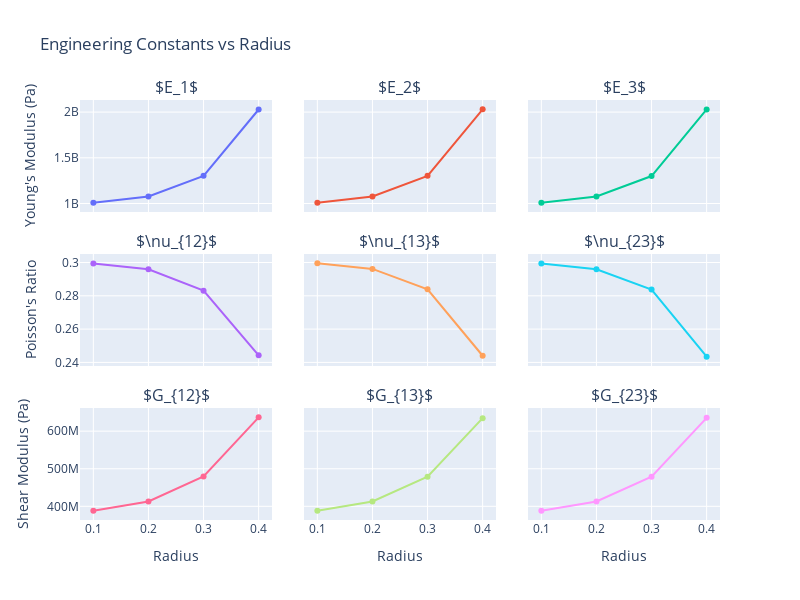

This figure's notebook cell:
### Code cell
import plotly.graph_objects as go
from plotly.subplots import make_subplots

# Create 3x3 subplot grid
fig = make_subplots(
    rows=3, cols=3,
    subplot_titles=eng_const_labels,
    shared_xaxes=True,
    shared_yaxes='rows',
    vertical_spacing=0.1,
    horizontal_spacing=0.05
)

# Plot each engineering constant
for i, const_name in enumerate(eng_const_names):
    row = i // 3 + 1
    col = i % 3 + 1
    
    fig.add_trace(
        go.Scatter(
            x=df['radius'],
            y=df[const_name],
            mode='lines+markers',
            name=eng_const_labels[i],
            showlegend=False
        ),
        row=row, col=col
    )

# Update layout
fig.update_layout(
    title="Engineering Constants vs Radius",
    height=600,
    width=800
)

# Update axes labels
fig.update_xaxes(title_text="Radius", row=3, col=1)
fig.update_xaxes(title_text="Radius", row=3, col=2)
fig.update_xaxes(title_text="Radius", row=3, col=3)

fig.update_yaxes(title_text="Young's Modulus (Pa)", row=1, col=1)
# fig.update_yaxes(title_text="Young's Modulus (Pa)", row=1, col=2)
# fig.update_yaxes(title_text="Young's Modulus (Pa)", row=1, col=3)

fig.update_yaxes(title_text="Poisson's Ratio", row=2, col=1)
# fig.update_yaxes(title_text="Poisson's Ratio", row=2, col=2)
# fig.update_yaxes(title_text="Poisson's Ratio", row=2, col=3)

fig.update_yaxes(title_text="Shear Modulus (Pa)", row=3, col=1)
# fig.update_yaxes(title_text="Shear Modulus (Pa)", row=3, col=2)
# fig.update_yaxes(title_text="Shear Modulus (Pa)", row=3, col=3)

# Enable LaTeX rendering by wrapping in MathJax delimiters
# Plotly automatically renders text between $ signs as LaTeX when displayed in Jupyter
fig.show()

### Figure 1 — Plotly figure (JSON) as saved in the notebook; plotly's stock layout.template omitted (floating-point values rounded to 4 significant figures)
{"data": [{"mode": "lines+markers", "name": "$E_1$", "showlegend": false, "type": "scatter", "x": [0.1, 0.2, 0.3, 0.4], "xaxis": "x", "y": [1010000000.0, 1077000000.0, 1303000000.0, 2028000000.0], "yaxis": "y"}, {"mode": "lines+markers", "name": "$E_2$", "showlegend": false, "type": "scatter", "x": [0.1, 0.2, 0.3, 0.4], "xaxis": "x2", "y": [1010000000.0, 1077000000.0, 1303000000.0, 2030000000.0], "yaxis": "y2"}, {"mode": "lines+markers", "name": "$E_3$", "showlegend": false, "type": "scatter", "x": [0.1, 0.2, 0.3, 0.4], "xaxis": "x3", "y": [1010000000.0, 1076000000.0, 1301000000.0, 2030000000.0], "yaxis": "y3"}, {"mode": "lines+markers", "name": "$\\nu_{12}$", "showlegend": false, "type": "scatter", "x": [0.1, 0.2, 0.3, 0.4], "xaxis": "x4", "y": [0.2995, 0.2959, 0.2831, 0.2443], "yaxis": "y4"}, {"mode": "lines+markers", "name": "$\\nu_{13}$", "showlegend": false, "type": "scatter", "x": [0.1, 0.2, 0.3, 0.4], "xaxis": "x5", "y": [0.2995, 0.2962, 0.2839, 0.244], "yaxis": "y5"}, {"mode": "lines+markers", "name": "$\\nu_{23}$", "showlegend": false, "type": "scatter", "x": [0.1, 0.2, 0.3, 0.4], "xaxis": "x6", "y": [0.2994, 0.2959, 0.2838, 0.2435], "yaxis": "y6"}, {"mode": "lines+markers", "name": "$G_{12}$", "showlegend": false, "type": "scatter", "x": [0.1, 0.2, 0.3, 0.4], "xaxis": "x7", "y": [388500000.0, 412900000.0, 479500000.0, 636800000.0], "yaxis": "y7"}, {"mode": "lines+markers", "name": "$G_{13}$", "showlegend": false, "type": "scatter", "x": [0.1, 0.2, 0.3, 0.4], "xaxis": "x8", "y": [388500000.0, 412900000.0, 478800000.0, 634700000.0], "yaxis": "y8"}, {"mode": "lines+markers", "name": "$G_{23}$", "showlegend": false, "type": "scatter", "x": [0.1, 0.2, 0.3, 0.4], "xaxis": "x9", "y": [388500000.0, 412900000.0, 479000000.0, 635500000.0], "yaxis": "y9"}], "layout": {"annotations": [{"font": {"size": 16}, "showarrow": false, "text": "$E_1$", "x": 0.15, "xanchor": "center", "xref": "paper", "y": 1, "yanchor": "bottom", "yref": "paper"}, {"font": {"size": 16}, "showarrow": false, "text": "$E_2$", "x": 0.5, "xanchor": "center", "xref": "paper", "y": 1, "yanchor": "bottom", "yref": "paper"}, {"font": {"size": 16}, "showarrow": false, "text": "$E_3$", "x": 0.85, "xanchor": "center", "xref": "paper", "y": 1, "yanchor": "bottom", "yref": "paper"}, {"font": {"size": 16}, "showarrow": false, "text": "$\\nu_{12}$", "x": 0.15, "xanchor": "center", "xref": "paper", "y": 0.6333, "yanchor": "bottom", "yref": "paper"}, {"font": {"size": 16}, "showarrow": false, "text": "$\\nu_{13}$", "x": 0.5, "xanchor": "center", "xref": "paper", "y": 0.6333, "yanchor": "bottom", "yref": "paper"}, {"font": {"size": 16}, "showarrow": false, "text": "$\\nu_{23}$", "x": 0.85, "xanchor": "center", "xref": "paper", "y": 0.6333, "yanchor": "bottom", "yref": "paper"}, {"font": {"size": 16}, "showarrow": false, "text": "$G_{12}$", "x": 0.15, "xanchor": "center", "xref": "paper", "y": 0.2667, "yanchor": "bottom", "yref": "paper"}, {"font": {"size": 16}, "showarrow": false, "text": "$G_{13}$", "x": 0.5, "xanchor": "center", "xref": "paper", "y": 0.2667, "yanchor": "bottom", "yref": "paper"}, {"font": {"size": 16}, "showarrow": false, "text": "$G_{23}$", "x": 0.85, "xanchor": "center", "xref": "paper", "y": 0.2667, "yanchor": "bottom", "yref": "paper"}], "height": 600, "title": {"text": "Engineering Constants vs Radius"}, "width": 800, "xaxis": {"anchor": "y", "domain": [0, 0.3], "matches": "x7", "showticklabels": false}, "xaxis2": {"anchor": "y2", "domain": [0.35, 0.65], "matches": "x8", "showticklabels": false}, "xaxis3": {"anchor": "y3", "domain": [0.7, 1], "matches": "x9", "showticklabels": false}, "xaxis4": {"anchor": "y4", "domain": [0, 0.3], "matches": "x7", "showticklabels": false}, "xaxis5": {"anchor": "y5", "domain": [0.35, 0.65], "matches": "x8", "showticklabels": false}, "xaxis6": {"anchor": "y6", "domain": [0.7, 1], "matches": "x9", "showticklabels": false}, "xaxis7": {"anchor": "y7", "domain": [0, 0.3], "title": {"text": "Radius"}}, "xaxis8": {"anchor": "y8", "domain": [0.35, 0.65], "title": {"text": "Radius"}}, "xaxis9": {"anchor": "y9", "domain": [0.7, 1], "title": {"text": "Radius"}}, "yaxis": {"anchor": "x", "domain": [0.7333, 1], "title": {"text": "Young's Modulus (Pa)"}}, "yaxis2": {"anchor": "x2", "domain": [0.7333, 1], "matches": "y", "showticklabels": false}, "yaxis3": {"anchor": "x3", "domain": [0.7333, 1], "matches": "y", "showticklabels": false}, "yaxis4": {"anchor": "x4", "domain": [0.3667, 0.6333], "title": {"text": "Poisson's Ratio"}}, "yaxis5": {"anchor": "x5", "domain": [0.3667, 0.6333], "matches": "y4", "showticklabels": false}, "yaxis6": {"anchor": "x6", "domain": [0.3667, 0.6333], "matches": "y4", "showticklabels": false}, "yaxis7": {"anchor": "x7", "domain": [0, 0.2667], "title": {"text": "Shear Modulus (Pa)"}}, "yaxis8": {"anchor": "x8", "domain": [0, 0.2667], "matches": "y7", "showticklabels": false}, "yaxis9": {"anchor": "x9", "domain": [0, 0.2667], "matches": "y7", "showticklabels": false}}}
